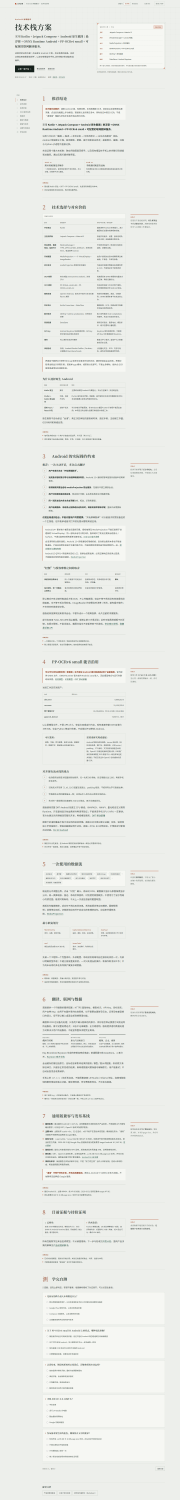
#> input picture STOR-Windows/.cache/guides/tech-full-1440.png, 1440 x 12000 px, found by its file name (shown at 1/8 size)
$ python crop2.py
#> lines starting #> are read from the running program, lines starting #| are printed output that depends on the picture
from PIL import Image
from pathlib import Path

base = Path(r"D:\STOR\.cache\guides")
out = base / "crops2"
out.mkdir(exist_ok=True)

jobs = {
    "tech-full-1440.png": [(5500, 6800), (6800, 8100), (8100, 9400), (9400, 10700), (10700, 12000)],
    "plan-full-1440.png": [(5500, 6800), (6800, 8100), (8100, 9400), (9400, 10700), (10700, 12000)],
    "tech-full-390.png": [(6000, 7400), (7400, 8800), (8800, 10200), (10200, 11600), (11600, 13000), (13000, 14400)],
    "plan-full-390.png": [(6000, 7400), (7400, 8800), (8800, 10200), (10200, 11600), (11600, 13000), (13000, 14400)],
}
for name, ranges in jobs.items():
    image = Image.open(base / name)
#> image is the input picture: PIL image 1440x12000 RGB; mean R, G, B 233.5, 235.6, 231.5
    print(name, image.size)
#| tech-full-1440.png (1440, 12000)
    stem = name.replace(".png", "")
    for i, (top, bottom) in enumerate(ranges, 1):
        bottom = min(bottom, image.height)
        if top >= image.height:
            continue
        image.crop((0, top, image.width, bottom)).save(out / f"{stem}-{i:02d}.png")
#> this loop made 5 passes
#> pass 1, `image.crop((0, top, image.width, bottom)).save(out / f"{stem}-{i:02d}...`:
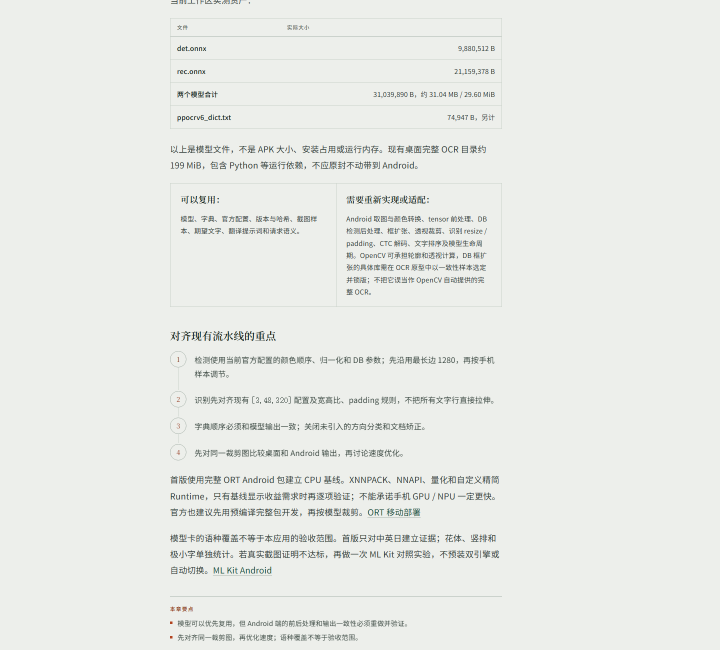
#> saved as tech-full-1440-01.png: PIL image 1440x1300 RGB (shown at 1/2 size); mean R, G, B 232.7, 234.9, 230.9
#> pass 2, `image.crop((0, top, image.width, bottom)).save(out / f"{stem}-{i:02d}...`:
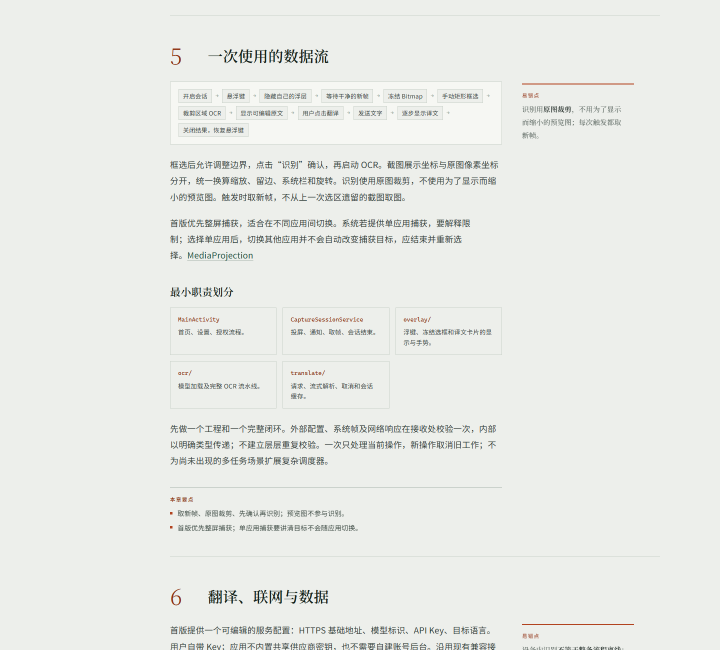
#> saved as tech-full-1440-02.png: PIL image 1440x1300 RGB (shown at 1/2 size); mean R, G, B 232.9, 235, 230.9
#> pass 2 of the loop `for name, ranges in jobs.items():`:
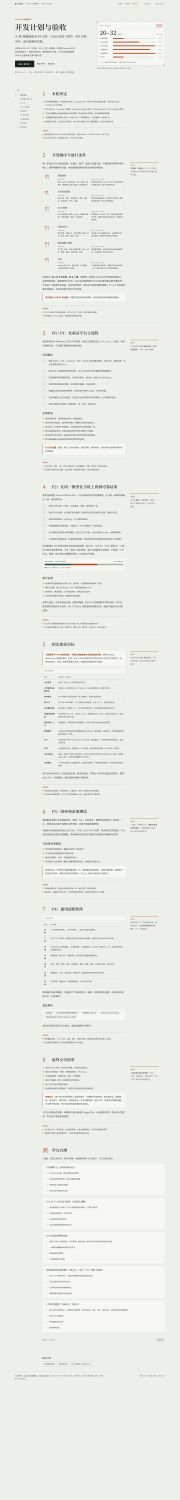
#> input picture STOR-Windows/.cache/guides/plan-full-1440.png, 1440 x 12000 px, found by its file name (shown at 1/8 size)
#> image is the input picture: PIL image 1440x12000 RGB; mean R, G, B 234.3, 236.2, 232.2
#| plan-full-1440.png (1440, 12000)
#> the loop `for i, (top, bottom) in enumerate(ranges, 1):` made 5 passes
#> pass 1, `image.crop((0, top, image.width, bottom)).save(out / f"{stem}-{i:02d}...`:
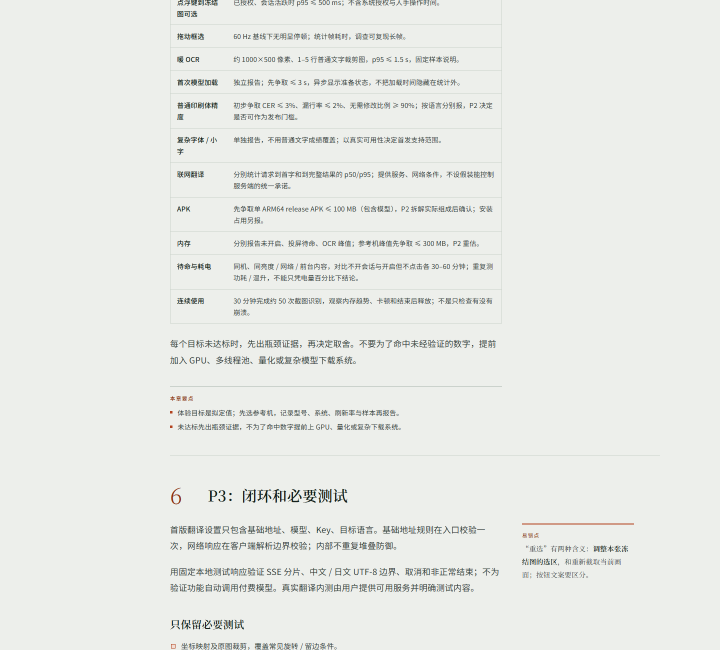
#> saved as plan-full-1440-01.png: PIL image 1440x1300 RGB (shown at 1/2 size); mean R, G, B 232.3, 234.4, 230.4
#> pass 2, `image.crop((0, top, image.width, bottom)).save(out / f"{stem}-{i:02d}...`:
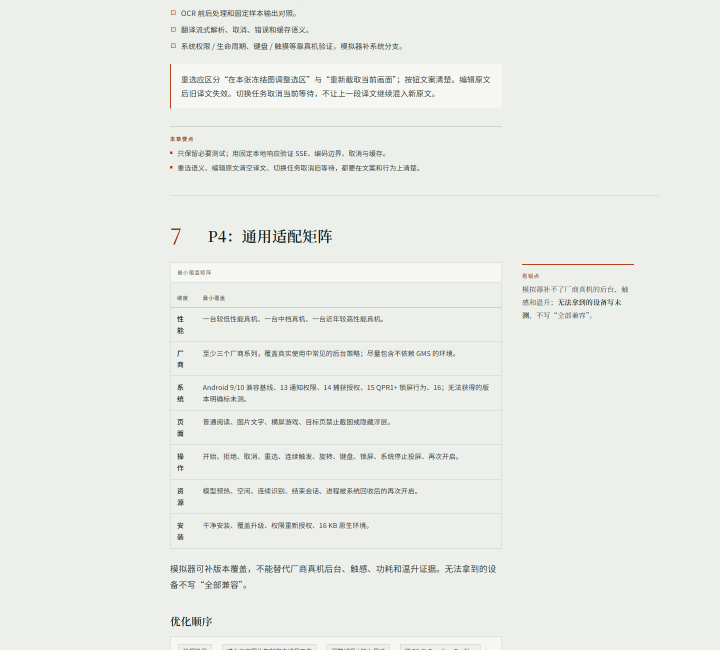
#> saved as plan-full-1440-02.png: PIL image 1440x1300 RGB (shown at 1/2 size); mean R, G, B 234.2, 236.2, 232.2
#> pass 3 of the loop `for name, ranges in jobs.items():`:
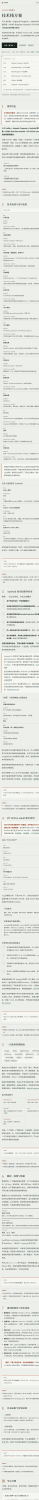
#> input picture STOR-Windows/.cache/guides/tech-full-390.png, 390 x 15000 px, found by its file name (shown at 1/10 size)
#> image is the input picture: PIL image 390x15000 RGB; mean R, G, B 227.7, 229.8, 225.7
#| tech-full-390.png (390, 15000)
#> the loop `for i, (top, bottom) in enumerate(ranges, 1):` made 6 passes
#> pass 1, `image.crop((0, top, image.width, bottom)).save(out / f"{stem}-{i:02d}...`:
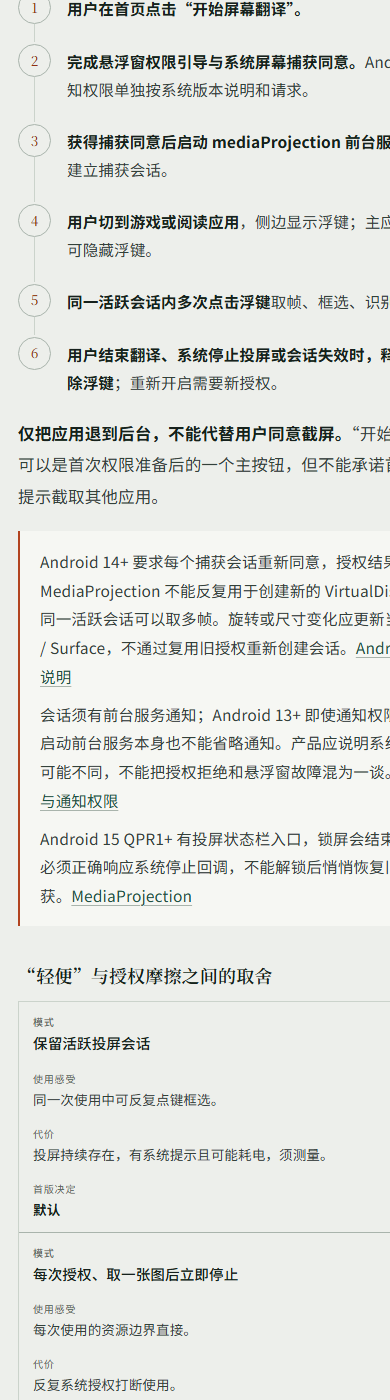
#> saved as tech-full-390-01.png: PIL image 390x1400 RGB; mean R, G, B 225.5, 227.8, 223.7
#> pass 2, `image.crop((0, top, image.width, bottom)).save(out / f"{stem}-{i:02d}...`:
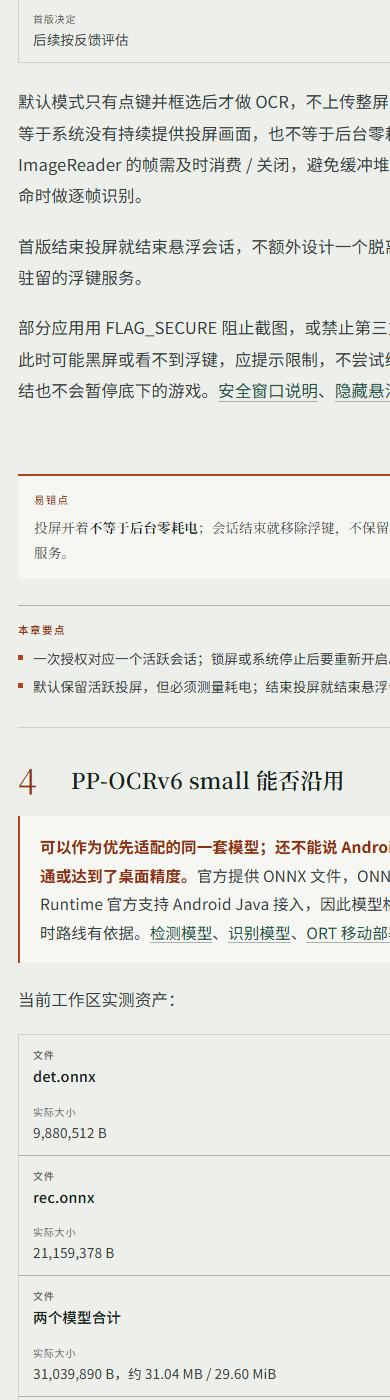
#> saved as tech-full-390-02.png: PIL image 390x1400 RGB; mean R, G, B 229.3, 230.8, 226.6
#> the loop made 4 passes; the first 3 are shown
print("saved")
